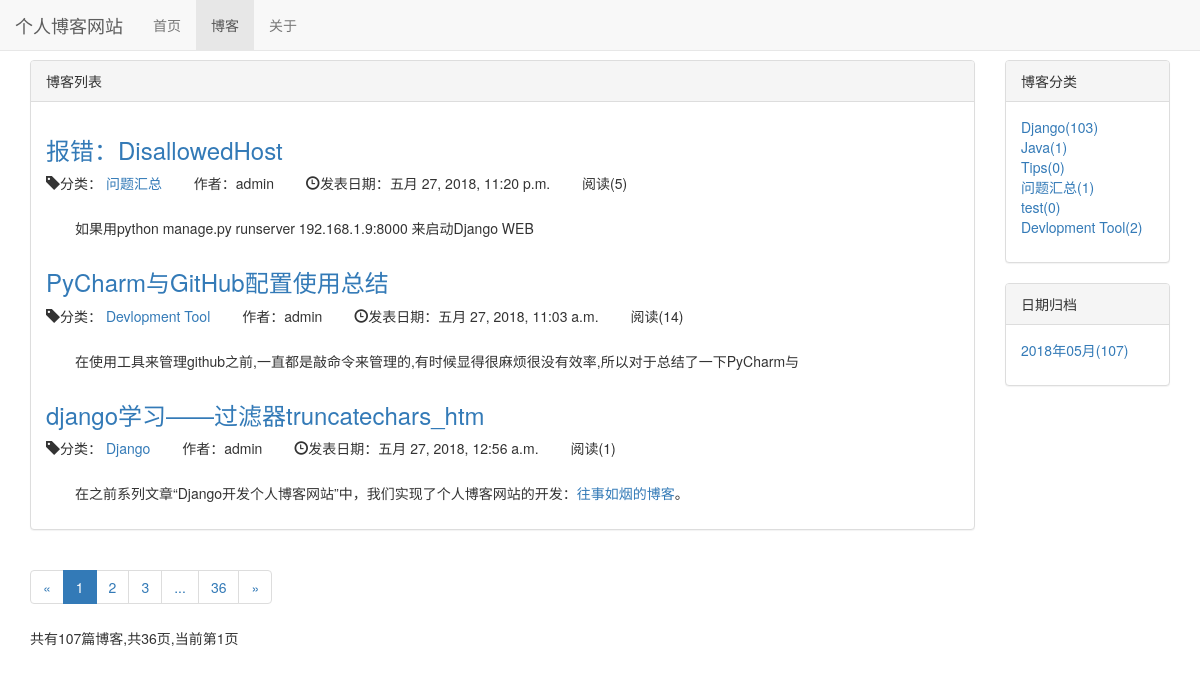
Screenshot of /blog/ with the database file from the repository.
### blog/models.py (models this page shows, shortened)
class Blog(models.Model, ReadNumExpandMethod):
    title = models.CharField(max_length=30)
    blog_type = models.ForeignKey(BlogType, on_delete=models.DO_NOTHING)
    content = RichTextUploadingField()   # 富文本
    author = models.ForeignKey(User, on_delete=models.DO_NOTHING)
    read_details = GenericRelation(ReadDetail)  #反向关联对像 ReadDetail
    created_time = models.DateTimeField(auto_now_add=True)
    last_time = models.DateTimeField(auto_now=True)
    class Meta:
        ordering = ['-created_time']

class BlogType(models.Model):
    type_name = models.CharField(max_length=15)
    author = models.ForeignKey(User, on_delete=models.DO_NOTHING)
    created_time = models.DateTimeField(auto_now_add=True)
    last_time = models.DateTimeField(auto_now=True)
    def __str__(self):
        return self.type_name

### read_statistics/models.py (models this page shows)
class ReadNum(models.Model):
    read_num = models.IntegerField(default=0)
    content_type = models.ForeignKey(ContentType, on_delete=models.DO_NOTHING)
    object_id = models.PositiveIntegerField()
    content_object = GenericForeignKey('content_type', 'object_id')

### blog/views.py (the view)
# urls.py: path('', views.blog_list, name='blog_list'),
def blog_list(request):
    blogs_all_list = Blog.objects.all()
    context = get_blog_list_common_data(request, blogs_all_list)
    return render(request,'blog/blog_list.html', context)

### read_statistics/models.py (called while the page is built)
    def get_blog_read_num(self):
        try:
            content_type = ContentType.objects.get_for_model(self)
            readnum = ReadNum.objects.get(content_type=content_type, object_id=self.pk)
            return readnum.read_num
        except exceptions.ObjectDoesNotExist:
            return 0

### templates/blog/blog_list.html (shortened to what this page needs)
{% extends 'base.html' %}
{% load staticfiles %}
{% block nav_blog_active %}active{% endblock %}
{% block header_blog_list_extends %}
    <link rel="stylesheet" href="{% static 'blog_list.css' %}">
{% endblock %}
{% block content %}
    <div class="container">
        <div class="row">
            <div class="col-xs-12 col-sm-8 col-md-9 col-lg-10">
                <div class="panel panel-default">
                    <div class="panel-heading">
                        {% block blog_list_title %}博客列表
                        {% endblock %}
                    </div>
                    <div class="panel-body">
                        {% for blog in blogs %}
                            <div class="blog">
                                <h3><a href="{% url 'blog_detail' blog.pk %}">{{ blog.title }}</a></h3>
                                <ul class="blog-info-description">
                                    <li><span class="glyphicon glyphicon-tag"></span>分类：
                                        <a href="{% url 'blogs_with_type' blog.blog_type.pk %}">{{ blog.blog_type }}</a>
                                    </li>
                                    <li>作者：{{ blog.author }}</li>
                                    <li><span class="glyphicon glyphicon-time"></span>发表日期：{{ blog.created_time }}</li>
                                    <li>阅读({{ blog.get_blog_read_num }})</li>
                                </ul>
                                <div class="roundup">
                                    <p>{{ blog.content|safe|truncatechars_html:60 }}</p>
                                </div>
                            </div>
                        {% empty %}
                            <p>暂无博客，敬请期待！</p>
                        {% endfor %}
                    </div>
                </div>
                <div>
                    <ul class="pagination">
                        <li>
                            {% if page_of_blogs.has_previous %}
                                <a href="?page={{ page_of_blogs.previous_page_number }}" aria-label="Previous">
                                    <span aria-hidden="true">&laquo;</span>
                                </a>
                            {% else %}
                                <span aria-hidden="true">&laquo;</span>
                            {% endif %}
                        </li>
                        {% for page_num in page_range %}
                            {% ifequal page_num page_of_blogs.number %}
                                <li class="active"><span>{{ page_num}}</span></li>
                            {% else %}
                                {% ifequal page_num  '...' %}
                                    <li><span>{{ page_num}}</span></li>
                                {% else %}
                                    <li><a href="?page={{ page_num }}">{{ page_num}}</a></li>
                                {% endifequal %}
                            {% endifequal %}
                        {% endfor %}
                        <li>
                            {% if page_of_blogs.has_next %}
                                <a href="?page={{ page_of_blogs.next_page_number }}" aria-label="Next">
                                    <span aria-hidden="true">&raquo;</span>
                                </a>
                            {% else %}
                                <span aria-hidden="true">&raquo;</span>
                            {% endif %}
                        </li>
                    </ul>
                    <p>
                        <span>共有{{ page_of_blogs.paginator.count}}篇博客,共{{ page_of_blogs.paginator.num_pages }}页,当前第{{ page_of_blogs.number }}页</span>
                    </p>
                </div>
            </div>
            <div class="hidden-xs col-sm-4 col-md-3 col-lg-2">
                <div class="panel panel-default">
                    <div class="panel-heading">博客分类</div>
                    <div class="panel-body">
                        <ul class="list-unstyled">
                            {% for blog_type in blog_types %}
                                <li>
                                    <a href="{% url 'blogs_with_type' blog_type.pk %}">
                                        {{ blog_type.type_name }}({{ blog_type.blog_count }})</a>
                                </li>
                            {% empty %}
                                <li>暂无分类</li>
                            {% endfor %}
                        </ul>
                    </div>
                </div>
                <div class="panel panel-default">
                    <div class="panel-heading">日期归档</div>
                    <div class="panel-body">
                        <ul class="list-unstyled">
                            {% for blog_date, blog_count in blog_dates.items %}
                                <li>
                                    <a href="{%  url 'blogs_with_date' blog_date.year blog_date.month %}">
                                        {{ blog_date|date:"Y年m月" }}({{ blog_count }})
                                    </a>
                                </li>
                            {% empty %}
                                <li>暂无归档</li>
                            {% endfor %}
                        </ul>
                    </div>
                </div>
            </div>
        </div>
    </div>
{% endblock %}

### static/base.css (style rules this page uses)
* { margin: 0px; padding: 0px; }
body { margin-top: 60px!important; }

### static/blog_list.css (style rules this page uses)
ul.blog-info-description { list-style-type: none; margin-bottom: 1em; }
ul.blog-info-description li { display: inline-block; margin-right: 2em; }
div.roundup { margin-left: 2em; padding: 1px; }
div.blog { #background-color: #000; }

### rows the page displays
Blog: title "报错：DisallowedHost", blog_type "问题汇总", author "admin", created_time "五月 27, 2018, 11:20 p.m.", get_blog_read_num "5", content "如果用python manage.py runserver 192.168.1.9:8000 来启动Django WEB"
Blog: title "PyCharm与GitHub配置使用总结", blog_type "Devlopment Tool", author "admin", created_time "五月 27, 2018, 11:03 a.m.", get_blog_read_num "14", content "在使用工具来管理github之前,一直都是敲命令来管理的,有时候显得很麻烦很没有效率,所以对于总结了一下PyCharm与"
Blog: title "django学习——过滤器truncatechars_htm", blog_type "Django", author "admin", created_time "五月 27, 2018, 12:56 a.m.", get_blog_read_num "1", content "在之前系列文章“Django开发个人博客网站”中，我们实现了个人博客网站的开发： 往事如烟的博客 。"
BlogType: type_name "Django", blog_count "103"
BlogType: type_name "Java", blog_count "1"
BlogType: type_name "Tips", blog_count "0"
BlogType: type_name "问题汇总", blog_count "1"
BlogType: type_name "test", blog_count "0"
BlogType: type_name "Devlopment Tool", blog_count "2"

### other values shown
{{ page_num }} "1"
{{ page_num }} "2" "3" "36"
{{ page_num }} "..."
{{ page_of_blogs.paginator.count }} "107"
{{ page_of_blogs.paginator.num_pages }} "36"
{{ page_of_blogs.number }} "1"
{{ blog_date|date:"Y年m月" }} "2018年05月"
{{ blog_count }} "107"
